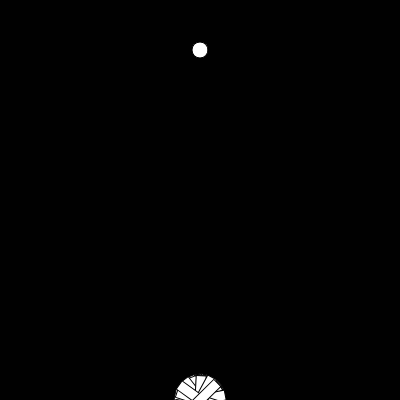
Frame 1 (no input)
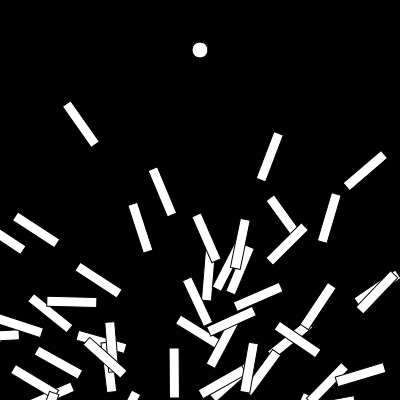
Frame 60 (no input)
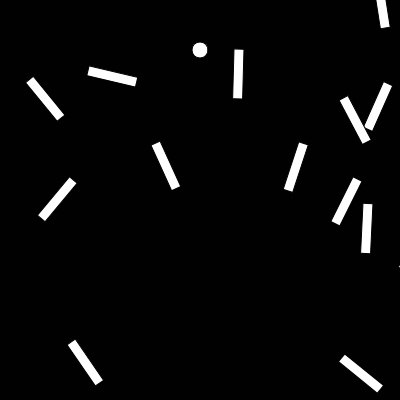
Frame 120 (the mouse pressed at the canvas centre since frame 60)

The p5.js sketch that drew these frames (run headless with seeded random() and noise() and a simulated clock; from frame 60 on, the mouse is pressed at the canvas centre):

// p5.js sketch
// ── sketch.js
var population;
var lifespan = 200; //each rocket lives 200 frames, its dna will have array will have 200 vectors
var lifeP;
var count = 0;

function setup() {
  createCanvas(400, 400);
  rocket = new Rocket();
  population = new Population();
  lifeP = createP();
  target = createVector(width/2, 50);
} 
function draw() {
  background(1);
  population.run();
  // pop.show();
  lifeP.html(count);
  if (count == lifespan) //200
  {
    population = new Population; //should restart 
    count = 0; //reset
  }
  //next thing being added , reusing rockets that got the closest
  //to the target n creating new lines from them ,babies
  this.count++

  ellipse(target.x, target.y , 16,16); //the target the cute little lines are trying to get to
}

function Population()
{
  this.rockets = [];
  this.popsize = 100;

  for (var i = 0; i < this.popsize; i++)
  {
    this.rockets[i] = new Rocket();
  }

  this.run  = function()
  {
    for ( var i = 0; i < this.popsize; i++)
    {
      this.rockets[i].update();
      this.rockets[i].show();
    }
  }
}


function DNA()
{
  this.genes = [];
  for (var i = 0; i < lifespan; i++)
    {
      this.genes[i] = p5.Vector.random2D();
      this.genes[i].setMag(0.7); //genes weaker movement

    }
  
 
}

function Rocket()
{
  this.pos = createVector(width/2, height);
  this.vel = createVector();
  // this.vel = p5.Vector.random2D();
  this.acc = createVector();
  this.dna = new DNA();
  // this.count = 0;


  this.applyForce = function(force) 
  {
      this.acc.add(force);
  }

  this.update = function()
  {
    this.applyForce(this.dna.genes[count]);
    // this.count++;

      this.vel.add(this.acc);
      this.pos.add(this.vel);
      this.acc.mult(0);
  }

  this.show = function()
  {
    push();
      translate(this.pos.x, this.pos.y);
      rotate(this.vel.heading());
      rectMode(CENTER);
     
      rect(0,0,50,10);
    pop();

  }
}
